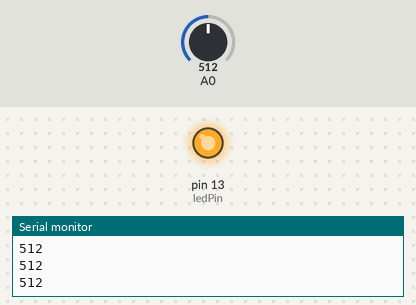
Recording of a sketch running on a simulated Arduino Uno, built with avr-gcc and run on an emulated ATmega328P. Shown: output pins drawn as LEDs (lit = HIGH), the last lines printed to the serial monitor. The test bench sets the inputs (shaded band); at power-on: A0 = 512.

Above: at 1.2 s.
1.3 s: A0 set to 6
2.8 s: A0 set to 3
At 3.5 s:
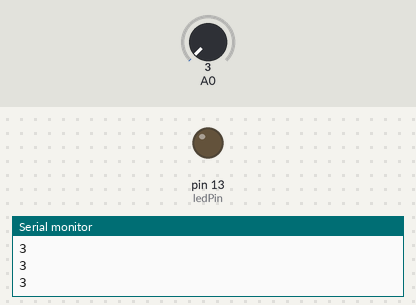
4.3 s: A0 set to 60
At 4.7 s:
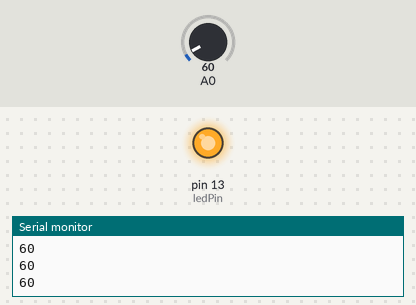
5.8 s: A0 set to 0
At 7.1 s:
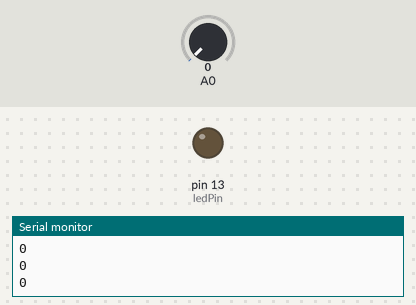
Timing chart, 0 to 8.3 s (numbered marks = the images above; inputs shaded):
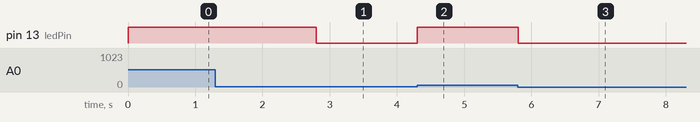

The sketch:

proto_v0.1.ino
```cpp
/*
 * This  bitch will make us win
 * -Sanjay .S Kumar
 */
int ledPin = 13; //---------------------------  assigning pin 13 to the variable ledPin:
int relaxThreshold = 50;//--------------------  the name explains it
int dilay = 1; //-----------------------------  this isn't a grammatical error, you can't use the word delay so this is the closest thing to it ;)
int inputmulti = 10; //-----------------------  sets multiplication of the sensor input
int lastTrigger = 0; //-----------------------  last time the led was triggered


void setup() { //-----------------------------  the setup routine runs once when you press reset:

  Serial.begin(9600); //----------------------  initialize serial communication at 9600 bits per second:
  pinMode(ledPin, OUTPUT); //-----------------  assigning ledPin(13) as an output pin:
}


void loop() { //------------------------------  the loop routine runs over and over again forever:

  int sensorValue = analogRead(A0);//---------  read the input on analog pin 0:
  int sensoramp = sensorValue*inputmulti; //--  multiplies and amplifies the sensor input

  if((millis()- lastTrigger) > 1){ //---------  Custom Debounce Code
  Serial.println(sensorValue); //-------------  Prints out the value you read:
  if(sensoramp >= relaxThreshold){ //---------  Triggering the led
    digitalWrite(ledPin, 1); //---------------  Turns led on
    int lastTrigger = millis(); //------------  Resets the time to the lastTigger
  }else{
    digitalWrite(ledPin, 0); //---------------  If not triggered keeps the led off
  }
}
}
```

Measured:
- the behaviour switches between 5 and 4 on A0 (found by bisection; images 0 and 1)
- after the input at 2.8 s, pin 13 (ledPin): HIGH → LOW at once
- after the input at 4.3 s, pin 13 (ledPin): LOW → HIGH at once
- after the input at 5.8 s, pin 13 (ledPin): HIGH → LOW at once
